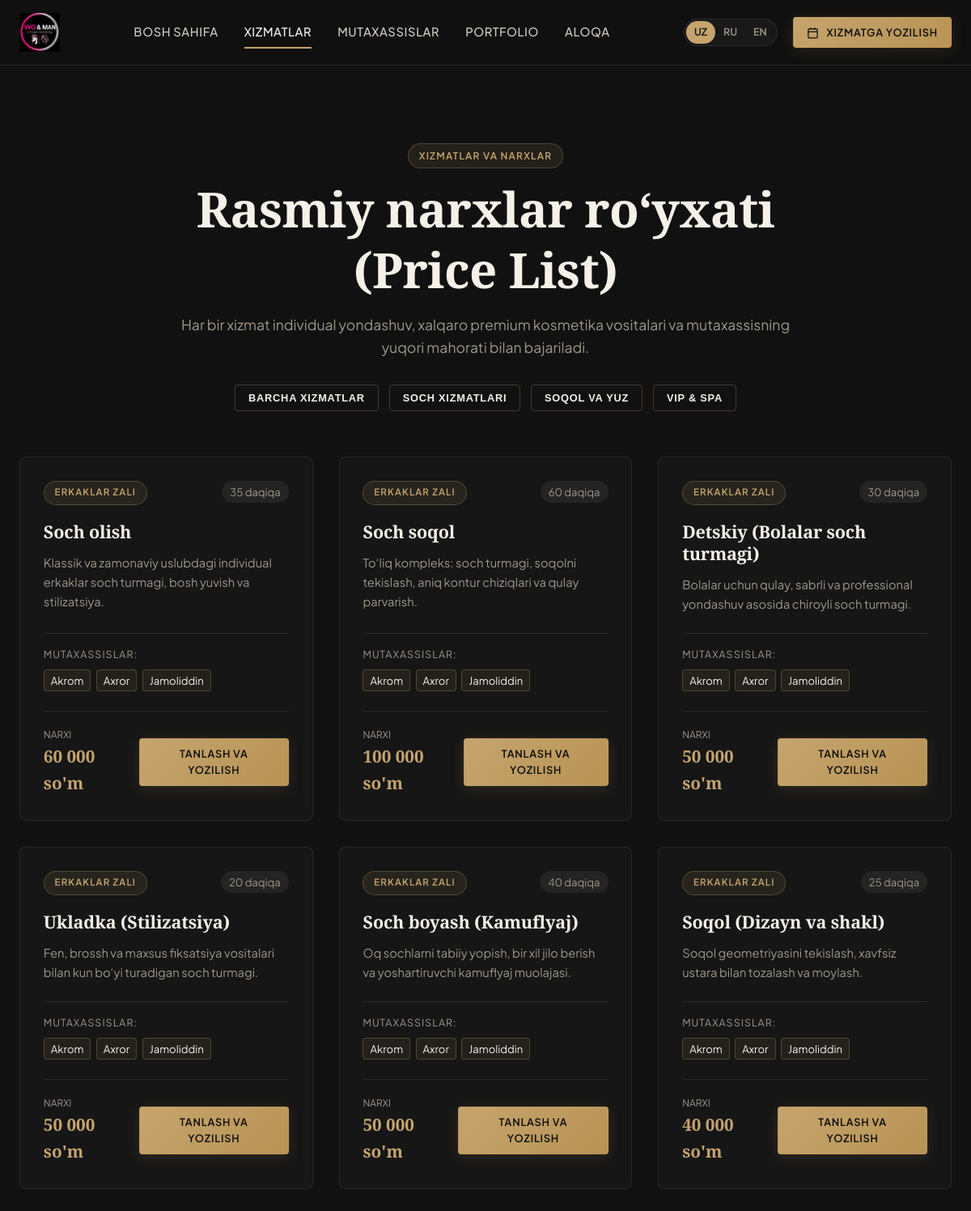
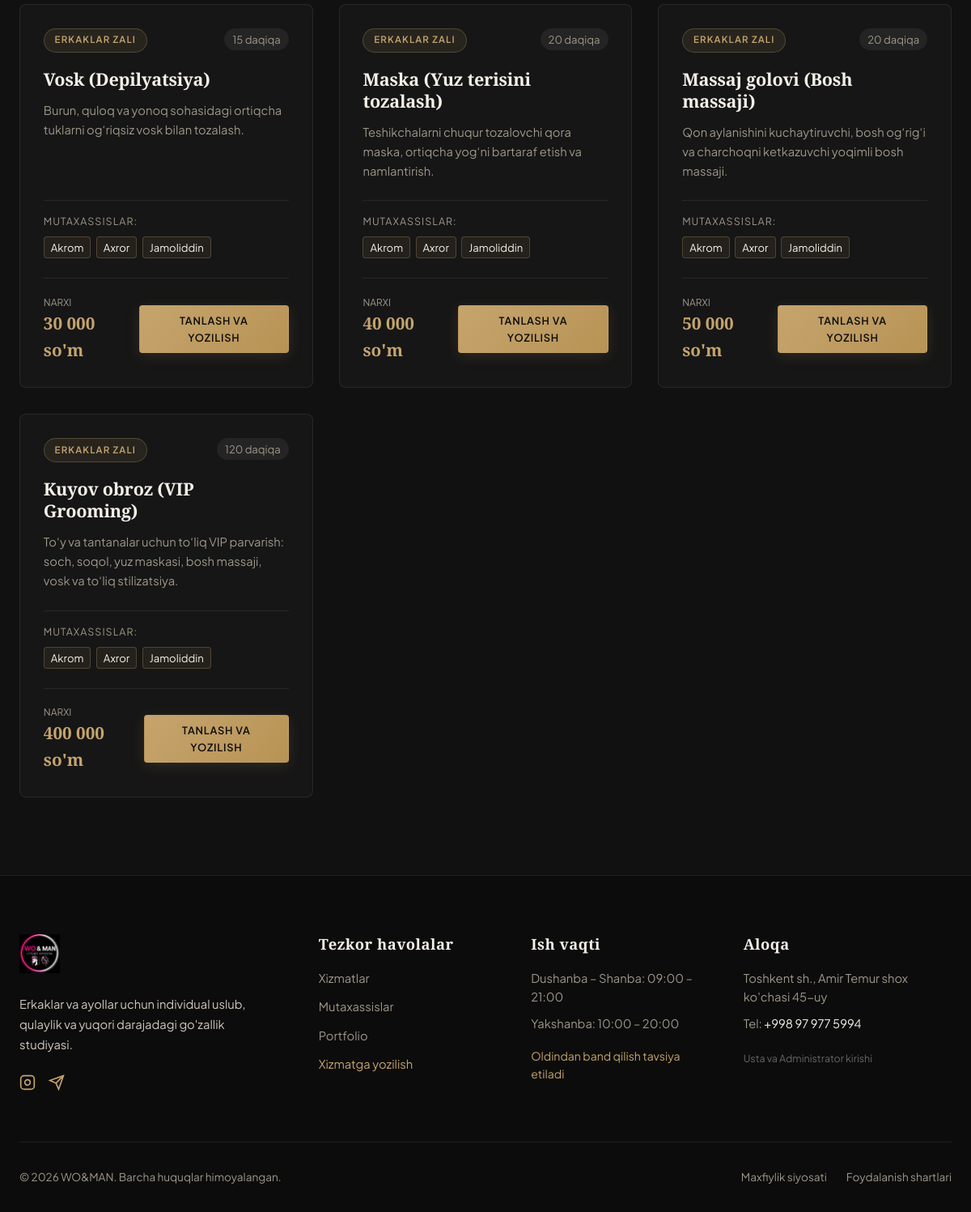
/services, run on the app's committed database (2 pictures, top to bottom).
### app/models.py (models this page shows)
class StudioSetting(db.Model):
    __tablename__ = 'studio_settings'
    key = db.Column(db.String(64), primary_key=True)
    value = db.Column(db.Text, nullable=True)
    description = db.Column(db.String(255), nullable=True)
    updated_at = db.Column(db.DateTime, default=datetime.utcnow, onupdate=datetime.utcnow)

class ServiceCategory(db.Model):
    __tablename__ = 'service_categories'
    id = db.Column(db.Integer, primary_key=True)
    slug = db.Column(db.String(50), unique=True, nullable=False)
    name_uz = db.Column(db.String(100), nullable=False)
    name_ru = db.Column(db.String(100), nullable=False)
    name_en = db.Column(db.String(100), nullable=False)
    sort_order = db.Column(db.Integer, default=0)
    services = db.relationship('Service', backref='category', lazy='dynamic')

class Service(db.Model):
    __tablename__ = 'services'
    id = db.Column(db.Integer, primary_key=True)
    category_id = db.Column(db.Integer, db.ForeignKey('service_categories.id', ondelete='SET NULL'), nullable=True)
    slug = db.Column(db.String(80), unique=True, nullable=False)
    name_uz = db.Column(db.String(150), nullable=False)
    name_ru = db.Column(db.String(150), nullable=False)
    name_en = db.Column(db.String(150), nullable=False)
    description_uz = db.Column(db.Text, nullable=True)
    description_ru = db.Column(db.Text, nullable=True)
    description_en = db.Column(db.Text, nullable=True)
    target_audience = db.Column(db.String(20), default='unisex') # men, women, unisex
    base_price = db.Column(db.Integer, nullable=False) # In UZS (e.g. 180000)
    duration_minutes = db.Column(db.Integer, nullable=False) # e.g. 45
    image_url = db.Column(db.String(255), nullable=True)
    is_active = db.Column(db.Boolean, default=True)
    sort_order = db.Column(db.Integer, default=0)
    appointments = db.relationship('Appointment', backref='service', lazy='dynamic')

class Professional(db.Model):
    __tablename__ = 'professionals'
    id = db.Column(db.Integer, primary_key=True)
    user_id = db.Column(db.Integer, db.ForeignKey('users.id', ondelete='SET NULL'), nullable=True)
    slug = db.Column(db.String(80), unique=True, nullable=False, index=True)
    name = db.Column(db.String(120), nullable=False)
    title_uz = db.Column(db.String(150), nullable=False)
    title_ru = db.Column(db.String(150), nullable=False)
    title_en = db.Column(db.String(150), nullable=False)
    bio_uz = db.Column(db.Text, nullable=False)
    bio_ru = db.Column(db.Text, nullable=False)
    bio_en = db.Column(db.Text, nullable=False)
    specialties_uz = db.Column(db.String(255), nullable=True)
    specialties_ru = db.Column(db.String(255), nullable=True)
    specialties_en = db.Column(db.String(255), nullable=True)
    skills_uz = db.Column(db.Text, nullable=True)
    skills_ru = db.Column(db.Text, nullable=True)
    skills_en = db.Column(db.Text, nullable=True)
    photo_url = db.Column(db.String(255), nullable=False)
    experience_years = db.Column(db.Integer, default=5)
    instagram_url = db.Column(db.String(200), nullable=True)
    sort_order = db.Column(db.Integer, default=0)
    is_active = db.Column(db.Boolean, default=True)
    telegram_chat_id = db.Column(db.String(100), nullable=True)
    sms_phone = db.Column(db.String(30), nullable=True)
    services = db.relationship('Service', secondary=professional_services, backref=db.backref('professionals', lazy='dynamic'))
    schedules = db.relationship('WeeklySchedule', backref='professional', cascade='all, delete-orphan', lazy='dynamic')
    overrides = db.relationship('ScheduleOverride', backref='professional', cascade='all, delete-orphan', lazy='dynamic')
    portfolio_items = db.relationship('PortfolioItem', backref='professional', cascade='all, delete-orphan', lazy='dynamic', order_by='PortfolioItem.sort_order')
    appointments = db.relationship('Appointment', backref='professional', lazy='dynamic')
    reviews = db.relationship('Review', backref='professional', cascade='all, delete-orphan', lazy='dynamic')
    notification_logs = db.relationship('NotificationLog', backref='professional', lazy='dynamic')

### app/routes/main.py (the view)
@main_bp.route('/services')
def services():
    categories = ServiceCategory.query.order_by(ServiceCategory.sort_order.asc()).all()
    services = Service.query.filter_by(is_active=True).order_by(Service.sort_order.asc()).all()
    return render_template('services.html', categories=categories, services=services)

### app/i18n/translations.py (called while the page is built)
def get_text(key: str, lang: str = 'uz', default: str = None) -> str:
    if lang not in TRANSLATIONS:
        lang = 'uz'
    return TRANSLATIONS[lang].get(key, TRANSLATIONS['uz'].get(key, default or key))

### app/templates/services.html (shortened to what this page needs)
{% extends 'base.html' %}
{% block content %}
<div class="container section-spacing">
  <div style="text-align: center; max-width: 800px; margin: 0 auto 3.5rem;">
    <span class="badge-gold" style="margin-bottom: 0.8rem;">{{ g.t('section_services_title') }}</span>
    <h1 style="margin-bottom: 1rem;">{{ g.t('section_services_heading') }}</h1>
    <p style="font-size: 1.1rem; color: var(--color-stone);">
      Har bir xizmat individual yondashuv, xalqaro premium kosmetika vositalari va mutaxassisning yuqori mahorati bilan bajariladi.
    </p>
    <div style="display: flex; justify-content: center; flex-wrap: wrap; gap: 0.8rem; margin-top: 2rem;">
      <button type="button" class="btn btn-outline btn-sm active srv-page-tab" data-filter="all">{{ g.t('services_tab_all') }}</button>
      <button type="button" class="btn btn-outline btn-sm srv-page-tab" data-filter="men">{{ g.t('services_tab_men') }}</button>
      <button type="button" class="btn btn-outline btn-sm srv-page-tab" data-filter="women">{{ g.t('services_tab_women') }}</button>
      <button type="button" class="btn btn-outline btn-sm srv-page-tab" data-filter="spa">{{ g.t('services_tab_spa') }}</button>
    </div>
  </div>
  <div style="display: grid; grid-template-columns: repeat(auto-fill, minmax(350px, 1fr)); gap: 2rem;" id="services-grid">
    {% for srv in services %}
    <div class="luxury-card service-card-item" data-audience="{{ srv.target_audience }}" data-category="{{ srv.category.slug if srv.category else 'other' }}" style="display: flex; flex-direction: column;">
      <div style="display: flex; justify-content: space-between; align-items: flex-start; margin-bottom: 1.2rem;">
        <span class="badge-gold" style="font-size: 0.72rem;">
          {% if srv.target_audience == 'men' %}Erkaklar zali{% elif srv.target_audience == 'women' %}Ayollar zali{% else %}Unisex &amp; Spa{% endif %}
        </span>
        <span style="font-size: 0.82rem; color: var(--color-stone); background: rgba(255,255,255,0.06); padding: 3px 10px; border-radius: var(--radius-full);">
          {{ srv.duration_minutes }} {{ g.t('service_duration') }}
        </span>
      </div>
      <h3 style="font-size: 1.35rem; margin-bottom: 0.8rem;">
        {% if g.lang == 'ru' %}{{ srv.name_ru }}{% elif g.lang == 'en' %}{{ srv.name_en }}{% else %}{{ srv.name_uz }}{% endif %}
      </h3>
      <p style="font-size: 0.92rem; line-height: 1.65; color: var(--color-stone); margin-bottom: 1.5rem; flex-grow: 1;">
        {% if g.lang == 'ru' %}{{ srv.description_ru }}{% elif g.lang == 'en' %}{{ srv.description_en }}{% else %}{{ srv.description_uz }}{% endif %}
      </p>
      <div style="margin-bottom: 1.5rem; padding-top: 1rem; border-top: 1px solid var(--color-border);">
        <div style="font-size: 0.78rem; text-transform: uppercase; color: var(--color-stone); margin-bottom: 0.5rem; letter-spacing: 1px;">
          Mutaxassislar:
        </div>
        <div style="display: flex; flex-wrap: wrap; gap: 0.4rem;">
          {% for pro in srv.professionals %}
          <a href="/professionals/{{ pro.slug }}" style="font-size: 0.82rem; background: rgba(197, 164, 109, 0.08); border: 1px solid var(--color-border-gold); padding: 2px 8px; border-radius: 4px; color: var(--color-ivory);">
            {{ pro.name }}
          </a>
          {% endfor %}
        </div>
      </div>
      <div style="display: flex; justify-content: space-between; align-items: center; border-top: 1px solid var(--color-border); padding-top: 1.2rem;">
        <div>
          <div style="font-size: 0.75rem; color: var(--color-stone); text-transform: uppercase;">{{ g.t('service_starting_from') }}</div>
          <div style="font-size: 1.3rem; font-weight: 700; color: var(--color-gold); font-family: var(--font-serif);">
            {{ "{:,}".format(srv.base_price).replace(',', ' ') }} {{ g.t('currency') }}
          </div>
        </div>
        <a href="/book?service={{ srv.slug }}" class="btn btn-gold btn-sm">
          {{ g.t('btn_book_service') }}
        </a>
      </div>
    </div>
    {% endfor %}
  </div>
</div>
{% endblock %}

### app/templates/base.html (shortened to what this page needs)
<!DOCTYPE html>
<html lang="{{ g.lang }}">
<head>
  <link rel="stylesheet" href="/static/css/luxury.css">
</head>
<body>
  <header class="luxury-navbar" id="main-nav">
    <div class="container nav-container">
      <a href="/" class="brand-logo-link" aria-label="WO&amp;MAN Bosh sahifa">
        <img src="{{ g.brand_logo_path }}" alt="WO&amp;MAN Logo" class="brand-logo-img" id="official-logo-asset">
      </a>
      <nav aria-label="Asosiy menyu" class="nav-menu">
        <a href="/" class="nav-item-link {% if request.endpoint == 'main.home' %}active{% endif %}">{{ g.t('nav_home') }}</a>
        <a href="/services" class="nav-item-link {% if request.endpoint == 'main.services' %}active{% endif %}">{{ g.t('nav_services') }}</a>
        <a href="/professionals" class="nav-item-link {% if request.endpoint == 'main.professionals' or request.endpoint == 'main.professional_detail' %}active{% endif %}">{{ g.t('nav_pros') }}</a>
        <a href="/portfolio" class="nav-item-link {% if request.endpoint == 'main.portfolio' %}active{% endif %}">{{ g.t('nav_portfolio') }}</a>
        <a href="/contact" class="nav-item-link {% if request.endpoint == 'main.contact' %}active{% endif %}">{{ g.t('nav_contact') }}</a>
      </nav>
      <div style="display: flex; align-items: center; gap: 1.2rem;">
        <div class="lang-switcher" aria-label="Tilni tanlash / Выбор языка">
          <a href="/set-language/uz" class="lang-btn {% if g.lang == 'uz' %}active{% endif %}">UZ</a>
          <a href="/set-language/ru" class="lang-btn {% if g.lang == 'ru' %}active{% endif %}">RU</a>
          <a href="/set-language/en" class="lang-btn {% if g.lang == 'en' %}active{% endif %}">EN</a>
        </div>
        <a href="/book" class="btn btn-gold btn-sm" id="nav-book-cta">
          <svg width="15" height="15" viewBox="0 0 24 24" fill="none" stroke="currentColor" stroke-width="2"><rect x="3" y="4" width="18" height="18" rx="2" ry="2"></rect><line x1="16" y1="2" x2="16" y2="6"></line><line x1="8" y1="2" x2="8" y2="6"></line><line x1="3" y1="10" x2="21" y2="10"></line></svg>
          {{ g.t('nav_book') }}
        </a>
      </div>
    </div>
  </header>
  <main>
    {% block content %}{% endblock %}
  </main>
  <footer class="luxury-footer">
    <div class="container">
      <div class="footer-grid">
        <div>
          <img src="{{ g.brand_logo_path }}" alt="WO&amp;MAN" style="height: 48px; margin-bottom: 1.2rem;">
          <p style="font-size: 0.92rem; line-height: 1.7; max-width: 320px;">
            {{ g.t('footer_desc') }}
          </p>
          <div style="display: flex; gap: 1rem; margin-top: 1.5rem;">
            <a href="https://instagram.com/woman_tashkent" target="_blank" rel="noopener" aria-label="Instagram" style="color: var(--color-gold);">
              <svg width="20" height="20" viewBox="0 0 24 24" fill="none" stroke="currentColor" stroke-width="2"><rect x="2" y="2" width="20" height="20" rx="5" ry="5"></rect><path d="M16 11.37A4 4 0 1 1 12.63 8 4 4 0 0 1 16 11.37z"></path><line x1="17.5" y1="6.5" x2="17.51" y2="6.5"></line></svg>
            </a>
            <a href="https://t.me/woman_grooming" target="_blank" rel="noopener" aria-label="Telegram" style="color: var(--color-gold);">
              <svg width="20" height="20" viewBox="0 0 24 24" fill="none" stroke="currentColor" stroke-width="2"><line x1="22" y1="2" x2="11" y2="13"></line><polygon points="22 2 15 22 11 13 2 9 22 2"></polygon></svg>
            </a>
          </div>
        </div>
        <div>
          <h4 style="color: var(--color-ivory); margin-bottom: 1.2rem; font-family: var(--font-serif); letter-spacing: 0.5px;">{{ g.t('footer_quick_links') }}</h4>
          <ul style="list-style: none; display: flex; flex-direction: column; gap: 0.75rem; font-size: 0.92rem;">
            <li><a href="/services" style="color: var(--color-stone);">{{ g.t('nav_services') }}</a></li>
            <li><a href="/professionals" style="color: var(--color-stone);">{{ g.t('nav_pros') }}</a></li>
            <li><a href="/portfolio" style="color: var(--color-stone);">{{ g.t('nav_portfolio') }}</a></li>
            <li><a href="/book" style="color: var(--color-gold);">{{ g.t('nav_book') }}</a></li>
          </ul>
        </div>
        <div>
          <h4 style="color: var(--color-ivory); margin-bottom: 1.2rem; font-family: var(--font-serif); letter-spacing: 0.5px;">{{ g.t('footer_hours') }}</h4>
          <p style="font-size: 0.92rem; color: var(--color-stone); margin-bottom: 0.6rem;">Dushanba – Shanba: 09:00 – 21:00</p>
          <p style="font-size: 0.92rem; color: var(--color-stone); margin-bottom: 1rem;">Yakshanba: 10:00 – 20:00</p>
          <p style="font-size: 0.88rem; color: var(--color-gold);">Oldindan band qilish tavsiya etiladi</p>
        </div>
        <div>
          <h4 style="color: var(--color-ivory); margin-bottom: 1.2rem; font-family: var(--font-serif); letter-spacing: 0.5px;">{{ g.t('nav_contact') }}</h4>
          <p style="font-size: 0.92rem; color: var(--color-stone); margin-bottom: 0.6rem;">Toshkent sh., Amir Temur shox ko'chasi 45-uy</p>
          <p style="font-size: 0.92rem; color: var(--color-stone); margin-bottom: 0.6rem;">Tel: <a href="tel:+998712000020" style="color: var(--color-ivory);">{{ g.studio_phone }}</a></p>
          <p style="font-size: 0.85rem; color: var(--color-stone); margin-top: 1.2rem;">
            <a href="/login" style="color: #666; font-size: 0.78rem;">Usta va Administrator kirishi</a>
          </p>
        </div>
      </div>
      <div class="footer-sub">
        <div>
          &copy; {{ 2026 }} {{ g.t('brand_name') }}. {{ g.t('footer_rights') }}
        </div>
        <div style="display: flex; gap: 1.5rem;">
          <a href="/privacy">{{ g.t('footer_privacy') }}</a>
          <a href="/terms">{{ g.t('footer_terms') }}</a>
        </div>
      </div>
    </div>
  </footer>
</body>
</html>

### data on the page
StudioSetting: brand_logo_path (picture)
StudioSetting: t "Rasmiy narxlar ro‘yxati (Price List)"
ServiceCategory: t "SOCH XIZMATLARI"
Service: target_audience "ERKAKLAR ZALI", duration_minutes "35", t "daqiqa", name_uz "Soch olish", description_uz "Klassik va zamonaviy uslubdagi individual erkaklar soch turmagi, bosh yuvish va stilizatsiya.", t "NARXI", base_price "60 000", t "so'm", t "TANLASH VA YOZILISH"
Professional: name "Akrom"
Professional: name "Axror"
Professional: name "Jamoliddin"
Service: target_audience "ERKAKLAR ZALI", duration_minutes "60", t "daqiqa", name_uz "Soch soqol", description_uz "To‘liq kompleks: soch turmagi, soqolni tekislash, aniq kontur chiziqlari va qulay parvarish.", t "NARXI", base_price "100 000", t "so'm", t "TANLASH VA YOZILISH"
Service: target_audience "ERKAKLAR ZALI", duration_minutes "30", t "daqiqa", name_uz "Detskiy (Bolalar soch turmagi)", description_uz "Bolalar uchun qulay, sabrli va professional yondashuv asosida chiroyli soch turmagi.", t "NARXI", base_price "50 000", t "so'm", t "TANLASH VA YOZILISH"
Service: target_audience "ERKAKLAR ZALI", duration_minutes "20", t "daqiqa", name_uz "Ukladka (Stilizatsiya)", description_uz "Fen, brossh va maxsus fiksatsiya vositalari bilan kun bo‘yi turadigan soch turmagi.", t "NARXI", base_price "50 000", t "so'm", t "TANLASH VA YOZILISH"
Service: target_audience "ERKAKLAR ZALI", duration_minutes "40", t "daqiqa", name_uz "Soch boyash (Kamuflyaj)", description_uz "Oq sochlarni tabiiy yopish, bir xil jilo berish va yoshartiruvchi kamuflyaj muolajasi.", t "NARXI", base_price "50 000", t "so'm", t "TANLASH VA YOZILISH"
Service: target_audience "ERKAKLAR ZALI", duration_minutes "25", t "daqiqa", name_uz "Soqol (Dizayn va shakl)", description_uz "Soqol geometriyasini tekislash, xavfsiz ustara bilan tozalash va moylash.", t "NARXI", base_price "40 000", t "so'm", t "TANLASH VA YOZILISH"
Service: target_audience "ERKAKLAR ZALI", duration_minutes "15", t "daqiqa", name_uz "Vosk (Depilyatsiya)", description_uz "Burun, quloq va yonoq sohasidagi ortiqcha tuklarni og‘riqsiz vosk bilan tozalash.", t "NARXI", base_price "30 000", t "so'm", t "TANLASH VA YOZILISH"
Service: target_audience "ERKAKLAR ZALI", duration_minutes "20", t "daqiqa", name_uz "Maska (Yuz terisini tozalash)", description_uz "Teshikchalarni chuqur tozalovchi qora maska, ortiqcha yog‘ni bartaraf etish va namlantirish.", t "NARXI", base_price "40 000", t "so'm", t "TANLASH VA YOZILISH"
Service: target_audience "ERKAKLAR ZALI", duration_minutes "20", t "daqiqa", name_uz "Massaj golovi (Bosh massaji)", description_uz "Qon aylanishini kuchaytiruvchi, bosh og‘rig‘i va charchoqni ketkazuvchi yoqimli bosh massaji.", t "NARXI", base_price "50 000", t "so'm", t "TANLASH VA YOZILISH"
Service: target_audience "ERKAKLAR ZALI", duration_minutes "120", t "daqiqa", name_uz "Kuyov obroz (VIP Grooming)", description_uz "To‘y va tantanalar uchun to‘liq VIP parvarish: soch, soqol, yuz maskasi, bosh massaji, vosk va to‘liq stilizatsiya.", t "NARXI", base_price "400 000", t "so'm", t "TANLASH VA YOZILISH"
StudioSetting: studio_phone "+998 97 977 5994"

### other printed values
{{ g.t('nav_home') }} "BOSH SAHIFA"
{{ g.t('nav_services') }} "XIZMATLAR"
{{ g.t('nav_pros') }} "MUTAXASSISLAR"
{{ g.t('nav_portfolio') }} "PORTFOLIO"
{{ g.t('nav_contact') }} "ALOQA"
{{ g.t('nav_book') }} "XIZMATGA YOZILISH"
{{ g.t('section_services_title') }} "XIZMATLAR VA NARXLAR"
{{ g.t('services_tab_all') }} "BARCHA XIZMATLAR"
{{ g.t('services_tab_women') }} "SOQOL VA YUZ"
{{ g.t('services_tab_spa') }} "VIP & SPA"
{{ g.t('footer_desc') }} "Erkaklar va ayollar uchun individual uslub, qulaylik va yuqori darajadagi go'zallik studiyasi."
{{ g.t('footer_quick_links') }} "Tezkor havolalar"
{{ g.t('nav_services') }} "Xizmatlar"
{{ g.t('nav_pros') }} "Mutaxassislar"
{{ g.t('nav_portfolio') }} "Portfolio"
